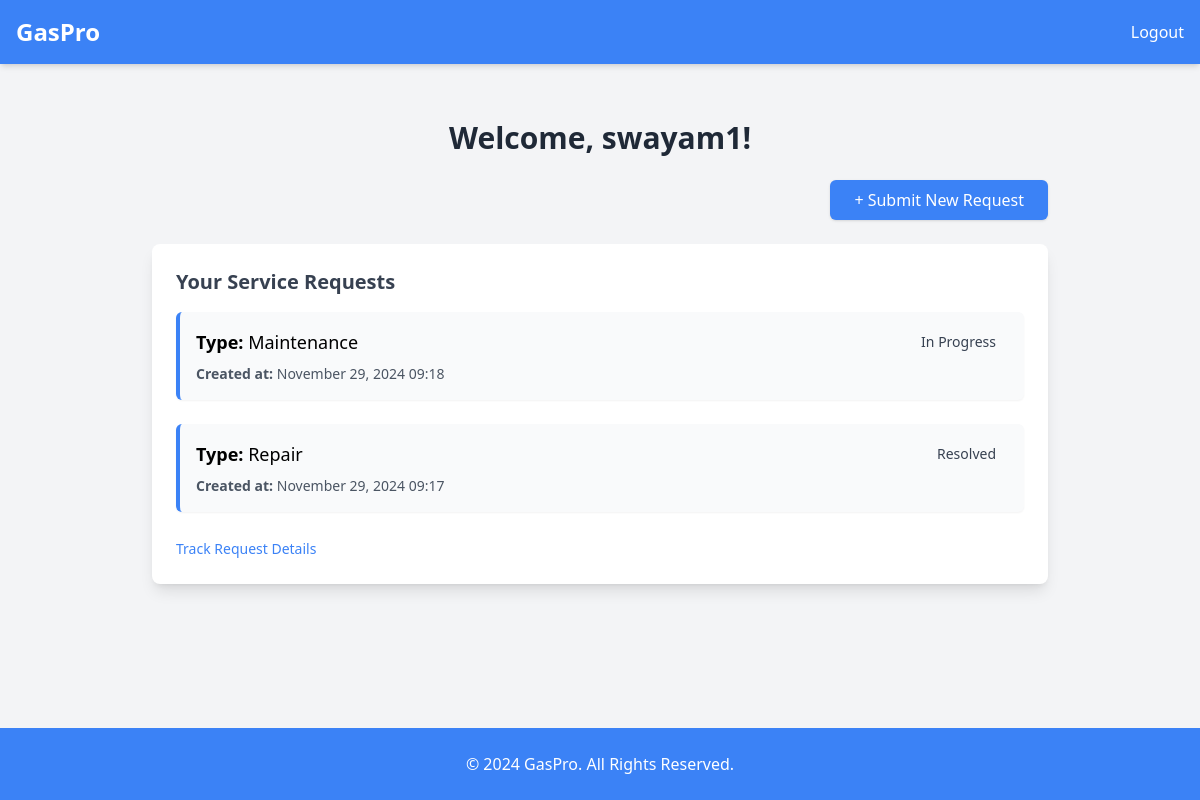
/client/customer/ (signed in), run on the app's committed database.
### accounts/models.py (models this page shows)
class User(AbstractUser):
    is_customer = models.BooleanField(default=False)
    is_staff = models.BooleanField(default=False)
    groups = models.ManyToManyField(
        Group,
        related_name='accounts_user_set',
        blank=True
    )
    user_permissions = models.ManyToManyField(
        Permission,
        related_name='accounts_user_permissions_set',
        blank=True
    )

### requests/models.py (models this page shows, shortened)
class ServiceRequest(models.Model):
    REQUEST_CHOICES = (
        ('repair', 'Repair'),
        ('installation', 'Installation'),
        ('maintenance', 'Maintenance'),
    )
    customer = models.ForeignKey(get_user_model(), on_delete=models.CASCADE)
    request_type = models.CharField(max_length=50, choices=REQUEST_CHOICES)
    details = models.TextField()
    files = models.FileField(upload_to='requests/', null=True, blank=True)
    status = models.CharField(max_length=50, default='Pending')
    created_at = models.DateTimeField(auto_now_add=True)
    resolved_at = models.DateTimeField(null=True, blank=True)

### client/views.py (the view)
# urls.py: path('customer/', views.customer_dashboard, name='customer_dashboard'),
@login_required
def customer_dashboard(request):
    customer_requests = Services.objects.select_related('customer').filter(customer=request.user).order_by('-created_at')
    paginator = Paginator(customer_requests, 10)  # Paginate 10 requests per page
    page_number = request.GET.get('page')
    page_requests = paginator.get_page(page_number)
    return render(request, 'customer_dashboard.html', {'requests': page_requests})

### accounts/templates/customer_dashboard.html (shortened to what this page needs)
{% extends 'base.html' %}
{% block content %}
<div class="max-w-4xl mx-auto mt-8">
    <h2 class="text-3xl font-bold text-gray-800 mb-6 text-center">Welcome, {{ user.username }}!</h2>
    <div class="text-right mb-6">
        <a href="{% url 'submit_request' %}"
           class="inline-block bg-blue-500 text-white px-6 py-2 rounded-md shadow hover:bg-blue-600">
            + Submit New Request
        </a>
    </div>
    <div class="bg-white p-6 rounded-lg shadow-lg">
        <h3 class="text-xl font-semibold text-gray-700 mb-4">Your Service Requests</h3>
        <ul class="space-y-6">
            {% for request in requests %}
            <li class="border-l-4 border-blue-500 p-4 rounded-md shadow-sm bg-gray-50">
                <div class="flex justify-between items-center">
                    <p class="text-lg font-medium">
                        <strong>Type:</strong> {{ request.get_request_type_display }}
                    </p>
                    <span class="text-sm px-3 py-1 rounded-full {{ request.status|lower|yesno:'bg-green-200 bg-yellow-200' }} text-gray-700">
                        {{ request.status }}
                    </span>
                </div>
                <p class="text-sm text-gray-600 mt-2">
                    <strong>Created at:</strong> {{ request.created_at|date:"F d, Y H:i" }}
                </p>
            </li>
            {% endfor %}
        <div class="mt-4">
                    <a href="{% url 'request_tracking' %}"
                       class="text-blue-500 text-sm font-medium hover:underline">
                        Track Request Details
                    </a>
                </div>
        </ul>
    </div>
</div>
{% endblock %}

### data on the page
User: username "swayam1"
ServiceRequest: request_type "Maintenance", status "In Progress", created_at "November 29, 2024 09:18"
ServiceRequest: request_type "Repair", status "Resolved", created_at "November 29, 2024 09:17"
